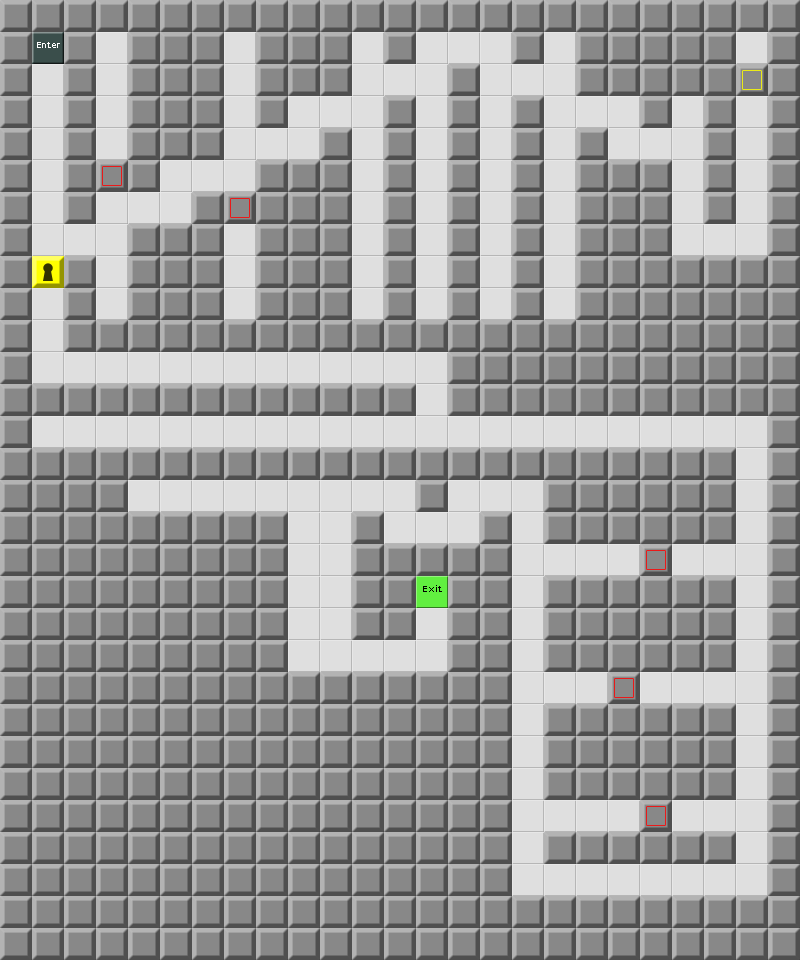

Below is a game level as drawn by its tile map, then a one-line description and the .tmx that defines it (tile-layer data replaced by summaries):
An orthogonal 25x30 tile map with 32x32 px tiles, 1 tile layer (Map) and 26 objects.

<map version="1.0" orientation="orthogonal" width="25" height="30" tilewidth="32" tileheight="32">
 <tileset firstgid="1" source="devgraphics.tsx" />
 <layer name="Map" width="25" height="30">
  <data>[750 cells, 750 non-empty, 7 distinct tile ids]</data>
 </layer>
 <objectgroup name="Enemies" width="25" height="30">
  <object gid="9" x="672" y="576">
   <properties>
    <property name="direction" value="right" />
   </properties>
  </object>
  <object gid="9" x="96" y="256">
   <properties>
    <property name="direction" value="down" />
   </properties>
  </object>
  <object gid="9" x="224" y="256">
   <properties>
    <property name="direction" value="down" />
   </properties>
  </object>
  <object gid="9" x="352" y="256">
   <properties>
    <property name="direction" value="down" />
   </properties>
  </object>
  <object gid="9" x="416" y="256">
   <properties>
    <property name="direction" value="down" />
   </properties>
  </object>
  <object gid="9" x="480" y="256">
   <properties>
    <property name="direction" value="down" />
   </properties>
  </object>
  <object gid="9" x="544" y="256">
   <properties>
    <property name="direction" value="down" />
   </properties>
  </object>
  <object gid="9" x="128" y="448">
   <properties>
    <property name="direction" value="right" />
   </properties>
  </object>
  <object gid="9" x="736" y="704">
   <properties>
    <property name="direction" value="right" />
   </properties>
  </object>
  <object gid="9" x="736" y="832">
   <properties>
    <property name="direction" value="right" />
   </properties>
  </object>
  <object gid="9" x="256" y="512">
   <properties>
    <property name="direction" value="right" />
   </properties>
  </object>
  <object gid="9" x="736" y="128" />
 </objectgroup>
 <objectgroup name="Items" width="25" height="30">
  <object gid="4" x="736" y="160" />
  <object gid="16" x="736" y="512" />
  <object gid="16" x="736" y="640" />
  <object gid="16" x="736" y="768" />
  <object gid="16" x="512" y="896" />
  <object gid="16" x="512" y="768" />
  <object gid="16" x="512" y="640" />
  <object gid="28" x="672" y="128" />
  <object gid="16" x="32" y="192" />
  <object gid="8" x="32" y="128">
   <properties>
    <property name="Text" value="I've set up these traps so that you can trap the balls and get through.\nYay, me." />
   </properties>
  </object>
  <object gid="8" x="288" y="160">
   <properties>
    <property name="Text" value="I didn't set up any traps here. I'd tell you why, but it's a long story." />
   </properties>
  </object>
  <object gid="16" x="160" y="192" />
  <object gid="8" x="416" y="416">
   <properties>
    <property name="Text" value="When the ball passes to the left, sprint to the right.\n(Press and hold the button to run.)" />
   </properties>
  </object>
  <object gid="8" x="416" y="544">
   <properties>
    <property name="Text" value="You'll have to time this one really well." />
   </properties>
  </object>
 </objectgroup>
 <objectgroup name="Tools" width="25" height="30" />
 <objectgroup name="Parameters" width="25" height="30">
  <properties>
   <property name="time" value="320" />
   <property name="wrapAround" value="false" />
  </properties>
 </objectgroup>
</map>
